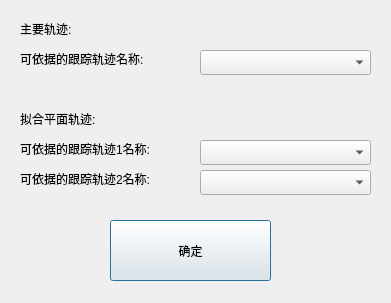
<?xml version="1.0" encoding="UTF-8"?>
<ui version="4.0">
 <class>plotedit0Dlg</class>
 <widget class="QDialog" name="plotedit0Dlg">
  <property name="geometry">
   <rect>
    <x>0</x>
    <y>0</y>
    <width>391</width>
    <height>303</height>
   </rect>
  </property>
  <property name="windowTitle">
   <string>Dialog</string>
  </property>
  <widget class="QLabel" name="label_3">
   <property name="geometry">
    <rect>
     <x>20</x>
     <y>110</y>
     <width>101</width>
     <height>17</height>
    </rect>
   </property>
   <property name="text">
    <string>拟合平面轨迹:</string>
   </property>
  </widget>
  <widget class="QLabel" name="label_2">
   <property name="geometry">
    <rect>
     <x>20</x>
     <y>20</y>
     <width>67</width>
     <height>17</height>
    </rect>
   </property>
   <property name="text">
    <string>主要轨迹:</string>
   </property>
  </widget>
  <widget class="QLabel" name="label_5">
   <property name="geometry">
    <rect>
     <x>20</x>
     <y>170</y>
     <width>171</width>
     <height>17</height>
    </rect>
   </property>
   <property name="text">
    <string>可依据的跟踪轨迹2名称:</string>
   </property>
  </widget>
  <widget class="QLabel" name="label_4">
   <property name="geometry">
    <rect>
     <x>20</x>
     <y>140</y>
     <width>171</width>
     <height>17</height>
    </rect>
   </property>
   <property name="text">
    <string>可依据的跟踪轨迹1名称:</string>
   </property>
  </widget>
  <widget class="QPushButton" name="pushButton">
   <property name="geometry">
    <rect>
     <x>110</x>
     <y>220</y>
     <width>161</width>
     <height>61</height>
    </rect>
   </property>
   <property name="text">
    <string>确定</string>
   </property>
  </widget>
  <widget class="QComboBox" name="comboBox_2">
   <property name="geometry">
    <rect>
     <x>200</x>
     <y>170</y>
     <width>171</width>
     <height>25</height>
    </rect>
   </property>
  </widget>
  <widget class="QComboBox" name="comboBox_1">
   <property name="geometry">
    <rect>
     <x>200</x>
     <y>140</y>
     <width>171</width>
     <height>25</height>
    </rect>
   </property>
  </widget>
  <widget class="QLabel" name="label">
   <property name="geometry">
    <rect>
     <x>20</x>
     <y>50</y>
     <width>161</width>
     <height>17</height>
    </rect>
   </property>
   <property name="text">
    <string>可依据的跟踪轨迹名称:</string>
   </property>
  </widget>
  <widget class="QComboBox" name="comboBox_0">
   <property name="geometry">
    <rect>
     <x>200</x>
     <y>50</y>
     <width>171</width>
     <height>25</height>
    </rect>
   </property>
  </widget>
 </widget>
 <resources/>
 <connections/>
</ui>
